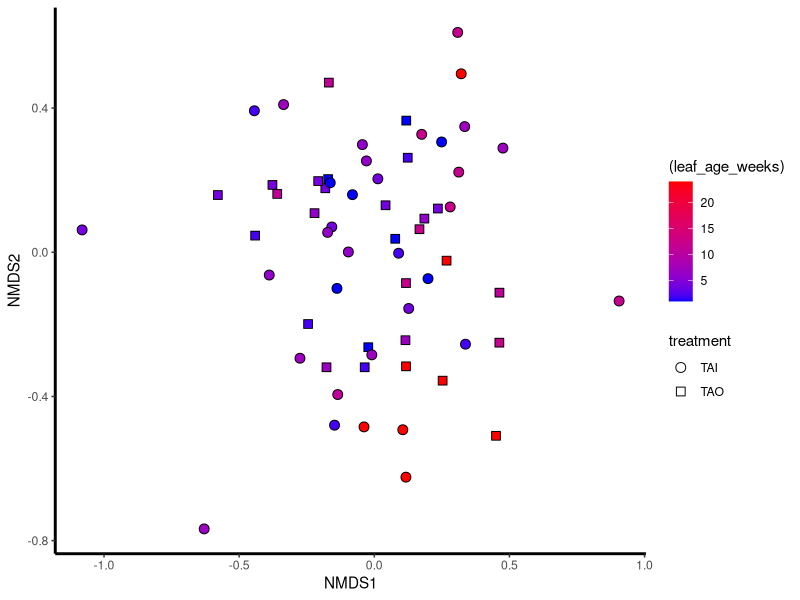
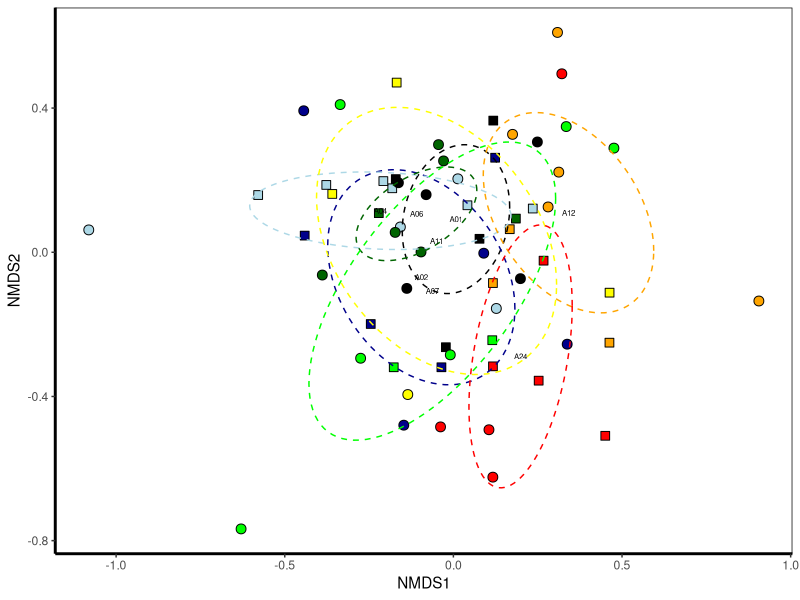
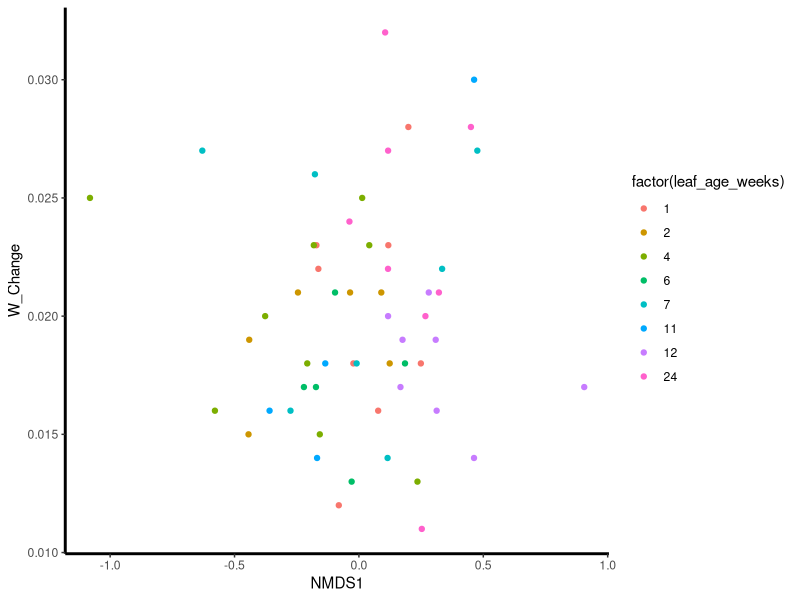
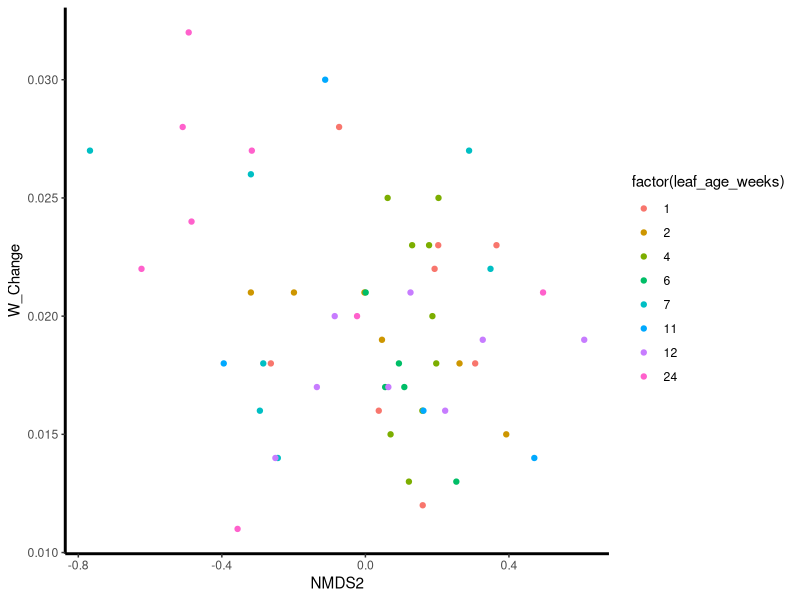

These figures' R source, in order:
#title: "FunExp_MultivAnalysis_v1"
#author: "Dr CG"
#date: "2/2/2024"

# Multivariate Diversity analysis for Fun Exp
## Libraries
library(ggplot2)
library(vegan)
library(plyr)
library(dplyr)
library(lme4)
library(nlme)
library(gridExtra)
library(reshape2)
library(car)
library(MASS)

## Plot themes
# With legend
Theme=theme_classic(base_size=11, base_family="Helvetica") +
  theme(axis.line = element_line(size = 1, colour = "black", linetype = "solid")) +theme(plot.title = element_text(size = 12))
# Without legends
Theme2=Theme+ theme(legend.position="none") + theme(panel.border=element_rect(fill=NA))

# Load data
ASVtable=read.table('input_data/ASVtable_FunExp12021-03-24.txt', header=TRUE)
TAXtable=read.table('input_data/TAXtable_FunExp12021-03-24.txt', header=TRUE)
meta.table=read.table('input_data/METAtable_FunExp12021-03-24_sampleNamesFIX.txt', header=TRUE)

## edits:
#Account for leaf_age as weeks 
meta.table$leaf_age_weeks=as.numeric(substr(meta.table$leaf_age, 2,3))

# Remove from metadata - replicate what was done in divAnalysis
meta.table2=meta.table[-c(
  which(meta.table$leaf_age=='A00'), 
  which(meta.table$leaf_age=='A08'), 
  which(meta.table$leaf_age=='A09'),
  which(meta.table$leaf_age=='A10'), 
  which(meta.table$leaf_age=='BIB'),
  which(meta.table$treatment=='F50'), 
  which(meta.table$treatment=='water_control'),
  which(meta.table$treatment=='broth_control'), 
  which(meta.table$treatment=='TAI_control'), 
  which(meta.table$treatment=='TAO_control')
),]
data.frame(dim(meta.table), dim(meta.table2)) # check that the column was eliminated by looking at the dimensions of the datasets

# Remove from ASVtable 
ASVtable2=ASVtable[-c(
  which(meta.table$leaf_age=='A00'), 
  which(meta.table$leaf_age=='A08'), 
  which(meta.table$leaf_age=='A09'),
  which(meta.table$leaf_age=='A10'), 
  which(meta.table$leaf_age=='BIB'),
  which(meta.table$treatment=='F50'), 
  which(meta.table$treatment=='water_control'),
  which(meta.table$treatment=='broth_control'), 
  which(meta.table$treatment=='TAI_control'), 
  which(meta.table$treatment=='TAO_control')
),]
data.frame(dim(ASVtable), dim(ASVtable2)) 
# check that the column was eliminated by looking at the dimensions of the datasets

# perMANOVA
adonis1=adonis2(ASVtable2~leaf_age_weeks*treatment, data=meta.table2) 
(adonis1)
adonis2=adonis2(ASVtable2~leaf_age_weeks, data=meta.table2) 
(adonis2)

# calculate NMDS scores per sample
NMDS.mod1=metaMDS(ASVtable2, k=3, distance ='bray', trymax = 50)
meta.table2.nmds=data.frame(meta.table2, scores(NMDS.mod1)$sites)

## ordielipse function
veganCovEllipse<-function (cov, center = c(0, 0), scale = 1, npoints = 100) 
{
  theta <- (0:npoints) * 2 * pi/npoints
  Circle <- cbind(cos(theta), sin(theta))
  t(center + scale * t(Circle %*% chol(cov)))
}

## plot NMDS - simple
ggplot(meta.table2.nmds, aes(NMDS1, NMDS2)) + geom_point(size=3, aes(fill=(leaf_age_weeks), shape=treatment)) + Theme + scale_shape_manual(values=c(21,22)) +scale_fill_gradient(low='blue', high='red') 

## plot NMDS - with ordiellipses
# Prepare for the ordihull
NMDS.table = data.frame(NMDS1 = meta.table2.nmds$NMDS1, 
                        NMDS2 = meta.table2.nmds$NMDS2,
                        group=factor(meta.table2.nmds$leaf_age))
NMDS.mean=aggregate(NMDS.table[,1:2],list(group=NMDS.table$group),mean)
df_ell <- data.frame()
for(g in levels(NMDS.table$group)){
  #g='A10'
  df_ell <- rbind(df_ell, cbind(as.data.frame(with(NMDS.table[NMDS.table$group==g,],
                                                   veganCovEllipse(cov.wt(cbind(NMDS1,NMDS2),wt=rep(1/length(NMDS1),length(NMDS1)))$cov,center=c(mean(NMDS1),mean(NMDS2)))))
                                ,group=g))
}

ggplot(meta.table2.nmds, aes(NMDS1, NMDS2)) + 
  geom_point(size=3, aes(fill=factor(leaf_age_weeks), shape=treatment)) + Theme2 + 
  scale_shape_manual(values=c(21,22)) +#scale_fill_gradient(low='blue', high='red') + 
  geom_path(data=df_ell, aes(x=NMDS1, y=NMDS2,colour=group), size=0.5, linetype=2) + 
  annotate("text",x=NMDS.mean$NMDS1,y=NMDS.mean$NMDS2,label=NMDS.mean$group, size=2) +
  scale_fill_manual(values=c('black', 'dark blue', 'light blue', 'dark green', 'green', 'yellow', 'orange', 'red')) +
  scale_color_manual(values=c('black', 'dark blue', 'light blue', 'dark green', 'green', 'yellow', 'orange', 'red')) 
  

# Plot nmds against function:
## import the function data and merge with the metadata table
fun.table=read.table('input_data/FunExp_metadata.txt', header=TRUE)
colnames(fun.table)[3]=  colnames(meta.table2.nmds)[2]
funmeta.table=left_join(fun.table, meta.table2.nmds)
funmeta.table2=funmeta.table[-which(is.na(funmeta.table[,10])),]

ggplot(funmeta.table2, aes(x=NMDS1, y=W_Change)) + geom_point(aes(color=factor(leaf_age_weeks))) + Theme
ggplot(funmeta.table2, aes(x=NMDS2, y=W_Change)) + geom_point(aes(color=factor(leaf_age_weeks))) + Theme

# no significant trends - ignore
